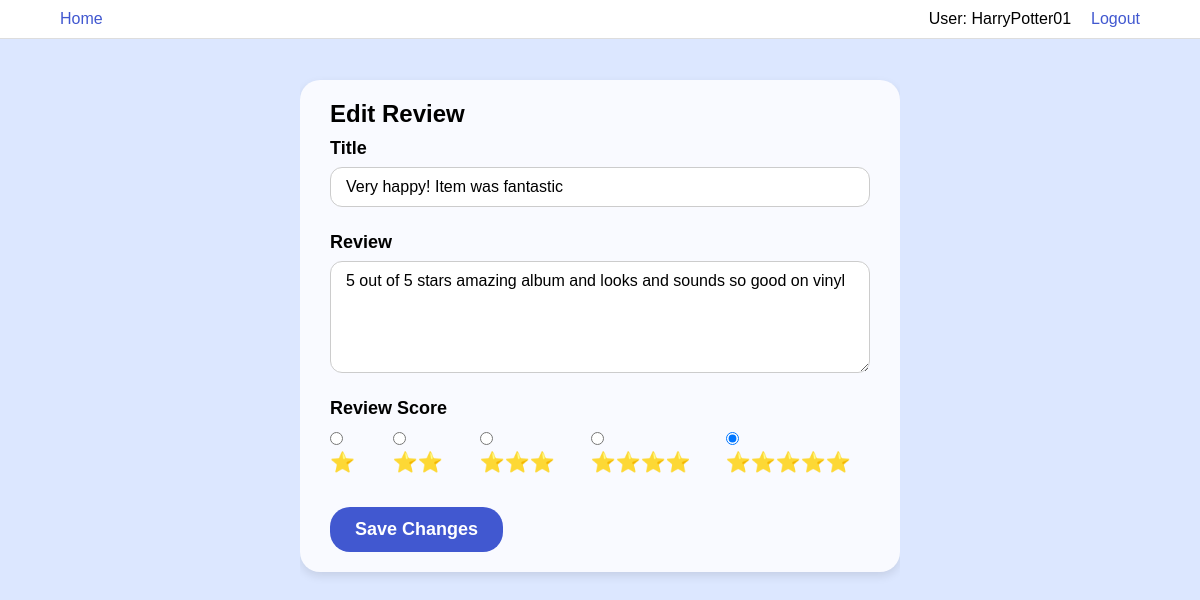
The page /edit-review/d3661fff-d941-42e5-a164-9c4af6caf3f4/3a179b14-8ed3-4f57-8aac-498e6b0dd89c (signed in) on the database its author committed.
### tables this page shows
CREATE TABLE Reviews (
        review_id TEXT PRIMARY KEY,
        product_id TEXT NOT NULL,
        username TEXT NOT NULL,
        review_title TEXT NOT NULL,
        review_body TEXT NOT NULL,
        review_score INTEGER NOT NULL,
        FOREIGN KEY (product_id) REFERENCES Products(product_id),
        FOREIGN KEY (username) REFERENCES Users(username)
    );

### Source/flask_app.py (the view, shortened to what this page needs)
@app.route("/edit-review/<product_id>/<review_id>", methods=["GET", "POST"])
@login_required
def edit_review(product_id, review_id):
    review = get_review_by_id(review_id)
    if not review:
        flash("Review not found", "error")
        return redirect(url_for("review_page", product_id=product_id))
    return render_template("edit-review-page.html", review=review, product_id=product_id)

### Source/Helpers/build_user_class_from_database_helper.py (called while the page is built)
def build_user(username):
    query = f"SELECT is_admin FROM {USER_TABLE_NAME} WHERE username = ? LIMIT 1"
    cur, con = query_database(query, params=(username,))
    result = cur.fetchone()
    con.close()
    if result is None:
        return None
    else:
        return User(username, bool(result[0]))

### Source/Helpers/database_query_helper.py (called while the page is built)
def query_database(query, **kwargs):
    base_dir = os.path.dirname(os.path.abspath(__file__))
    full_path = os.path.join(base_dir, "../..", "Databases", DATABASE_FILE_NAME)
    params = kwargs.get('params', None)
    con = sqlite3.connect(full_path)
    con.execute("PRAGMA foreign_keys = ON")  # Enable foreign keys
    cur = con.cursor()
    if params is None:
        result = cur.execute(query)
    else:
        result = cur.execute(query, params)
    con.commit()
    return result, con

### Source/Helpers/get_review_by_id_helper.py (called while the page is built)
def get_review_by_id(review_id):
    query = f"""
        SELECT review_id, review_title, review_body, review_score, username, product_id
        FROM {REVIEW_TABLE_NAME}
        WHERE review_id = ?
        LIMIT 1
    """
    params = (review_id,)
    cur, con = query_database(query, params=params)
    row = cur.fetchone()
    con.close()
    if row is None:
        return None
    review = Review(
        review_id=row[0],
        review_title=row[1],
        review_body=row[2],
        review_score=row[3],
        username=row[4],
        product_id=row[5]
    )
    return review

### Source/Models/user.py (called while the page is built)
    def get_id(self):
        return self.username

    @property
    def is_authenticated(self):
        return True

### Source/flask_app.py (called while the page is built)
@login_manager.user_loader
def load_user(username):
    return build_user(username)

### Source/templates/edit-review-page.html (shortened to what this page needs)
{% extends "base-template.html" %}
{% block stylesheet %}
<link rel="stylesheet" href="{{ url_for('static', filename='CSS/edit-review-page.css') }}">
{% endblock %}
{% block content %}
<div class="edit-box">
  <h2>Edit Review</h2>
  <form method="POST">
    <div class="field">
      <label for="review_title">Title</label>
      <input type="text" id="review_title" name="review_title" value="{{ review.review_title }}" required>
    </div>
    <div class="field">
      <label for="review_body">Review</label>
      <textarea id="review_body" name="review_body" rows="5" required>{{ review.review_body }}</textarea>
    </div>
    <div class="field">
      <label>Review Score</label>
      <div class="radio-group">
        {% for i in range(1, 6) %}
        <label>
          <input type="radio" name="review_score" value="{{ i }}" {% if review.review_score == i %}checked{% endif %} required> {{ "⭐️" * i }}
        </label>
        {% endfor %}
      </div>
    </div>
    <button type="submit">Save Changes</button>
  </form>
</div>
{% endblock %}

### Source/static/CSS/constants.css (style rules this page uses)
:root { --webpage-background: #dce7ff; --header-gradient: linear-gradient(-190deg, #8e98c5, #3239a8); --button-gradient: linear-gradient(10deg, #6c749a, #0b16ba); --border-colour: #4158d0; }

### Source/static/CSS/base-template.css (style rules this page uses)
* { margin: 0; padding: 0; box-sizing: border-box; font-family: 'Amazon Ember', sans-serif; }
html,body { padding-top: 20px; display: flex; justify-content: center; align-items: center; height: auto; width: auto; overflow-y: auto; place-items: center; background: var(--webpage-background); }

### Source/static/CSS/edit-review-page.css (style rules this page uses)
.edit-box { max-width: 600px; margin: 40px auto; padding: 20px 30px; background: #f9faff; border-radius: 20px; box-shadow: 0 4px 10px rgba(0,0,0,0.1); }
.edit-box h2 { padding-bottom: 10px; }
.field { margin-bottom: 25px; display: flex; flex-direction: column; }
label { font-weight: 600; font-size: 18px; margin-bottom: 8px; user-select: none; }
input[type="text"], textarea { padding: 10px 15px; font-size: 16px; border-radius: 12px; border: 1px solid #ccc; resize: vertical; transition: border-color 0.3s ease; }
.radio-group { display: flex; gap: 15px; }
.radio-group label { font-size: 20px; user-select: none; cursor: pointer; }
input[type="radio"] { margin-right: 6px; cursor: pointer; }
button { background: #4158d0; color: white; padding: 12px 25px; font-size: 18px; font-weight: 600; border: none; border-radius: 20px; cursor: pointer; transition: background-color 0.3s ease; user-select: none; }

### rows shown on the page
Reviews: review_title "Very happy! Item was fantastic", review_body "5 out of 5 stars amazing album and looks and sounds so good on vinyl", review_score "☐ ⭐️" "☐ ⭐️⭐️" "☐ ⭐️⭐️⭐️" "☐ ⭐️⭐️⭐️⭐️" "☑ ⭐️⭐️⭐️⭐️⭐️"

### other values the page prints
{{ current_user.get_id() }} "HarryPotter01"
{{ "⭐️" * i }} "⭐️" "⭐️⭐️" "⭐️⭐️⭐️" "⭐️⭐️⭐️⭐️" "⭐️⭐️⭐️⭐️⭐️"
